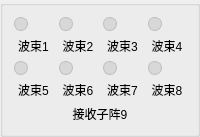
           <widget class="QGroupBox" name="grpArrayRx9">
            <property name="title">
             <string/>
            </property>
            <layout class="QVBoxLayout" name="layoutArrayRx9">
             <item>
              <layout class="QGridLayout" name="layoutArrayBeamsRx9">
               <item row="0" column="0">
                <layout class="QVBoxLayout" name="layoutRx9Beam1">
                 <item>
                  <widget class="QLabel" name="indicatorRx9Beam1">
                   <property name="minimumSize">
                    <size>
                     <width>14</width>
                     <height>14</height>
                    </size>
                   </property>
                   <property name="maximumSize">
                    <size>
                     <width>14</width>
                     <height>14</height>
                    </size>
                   </property>
                   <property name="styleSheet">
                    <string notr="true">background:#d8d8d8;border:1px solid #bdbdbd;border-radius:7px;</string>
                   </property>
                   <property name="text">
                    <string/>
                   </property>
                   <property name="alignment">
                    <set>Qt::AlignCenter</set>
                   </property>
                  </widget>
                 </item>
                 <item>
                  <widget class="QLabel" name="lblRx9Beam1">
                   <property name="text">
                    <string>波束1</string>
                   </property>
                   <property name="alignment">
                    <set>Qt::AlignCenter</set>
                   </property>
                  </widget>
                 </item>
                </layout>
               </item>
               <item row="0" column="1">
                <layout class="QVBoxLayout" name="layoutRx9Beam2">
                 <item>
                  <widget class="QLabel" name="indicatorRx9Beam2">
                   <property name="minimumSize">
                    <size>
                     <width>14</width>
                     <height>14</height>
                    </size>
                   </property>
                   <property name="maximumSize">
                    <size>
                     <width>14</width>
                     <height>14</height>
                    </size>
                   </property>
                   <property name="styleSheet">
                    <string notr="true">background:#d8d8d8;border:1px solid #bdbdbd;border-radius:7px;</string>
                   </property>
                   <property name="text">
                    <string/>
                   </property>
                   <property name="alignment">
                    <set>Qt::AlignCenter</set>
                   </property>
                  </widget>
                 </item>
                 <item>
                  <widget class="QLabel" name="lblRx9Beam2">
                   <property name="text">
                    <string>波束2</string>
                   </property>
                   <property name="alignment">
                    <set>Qt::AlignCenter</set>
                   </property>
                  </widget>
                 </item>
                </layout>
               </item>
               <item row="0" column="2">
                <layout class="QVBoxLayout" name="layoutRx9Beam3">
                 <item>
                  <widget class="QLabel" name="indicatorRx9Beam3">
                   <property name="minimumSize">
                    <size>
                     <width>14</width>
                     <height>14</height>
                    </size>
                   </property>
                   <property name="maximumSize">
                    <size>
                     <width>14</width>
                     <height>14</height>
                    </size>
                   </property>
                   <property name="styleSheet">
                    <string notr="true">background:#d8d8d8;border:1px solid #bdbdbd;border-radius:7px;</string>
                   </property>
                   <property name="text">
                    <string/>
                   </property>
                   <property name="alignment">
                    <set>Qt::AlignCenter</set>
                   </property>
                  </widget>
                 </item>
                 <item>
                  <widget class="QLabel" name="lblRx9Beam3">
                   <property name="text">
                    <string>波束3</string>
                   </property>
                   <property name="alignment">
                    <set>Qt::AlignCenter</set>
                   </property>
                  </widget>
                 </item>
                </layout>
               </item>
               <item row="0" column="3">
                <layout class="QVBoxLayout" name="layoutRx9Beam4">
                 <item>
                  <widget class="QLabel" name="indicatorRx9Beam4">
                   <property name="minimumSize">
                    <size>
                     <width>14</width>
                     <height>14</height>
                    </size>
                   </property>
                   <property name="maximumSize">
                    <size>
                     <width>14</width>
                     <height>14</height>
                    </size>
                   </property>
                   <property name="styleSheet">
                    <string notr="true">background:#d8d8d8;border:1px solid #bdbdbd;border-radius:7px;</string>
                   </property>
                   <property name="text">
                    <string/>
                   </property>
                   <property name="alignment">
                    <set>Qt::AlignCenter</set>
                   </property>
                  </widget>
                 </item>
                 <item>
                  <widget class="QLabel" name="lblRx9Beam4">
                   <property name="text">
                    <string>波束4</string>
                   </property>
                   <property name="alignment">
                    <set>Qt::AlignCenter</set>
                   </property>
                  </widget>
                 </item>
                </layout>
               </item>
               <item row="1" column="0">
                <layout class="QVBoxLayout" name="layoutRx9Beam5">
                 <item>
                  <widget class="QLabel" name="indicatorRx9Beam5">
                   <property name="minimumSize">
                    <size>
                     <width>14</width>
                     <height>14</height>
                    </size>
                   </property>
                   <property name="maximumSize">
                    <size>
                     <width>14</width>
                     <height>14</height>
                    </size>
                   </property>
                   <property name="styleSheet">
                    <string notr="true">background:#d8d8d8;border:1px solid #bdbdbd;border-radius:7px;</string>
                   </property>
                   <property name="text">
                    <string/>
                   </property>
                   <property name="alignment">
                    <set>Qt::AlignCenter</set>
                   </property>
                  </widget>
                 </item>
                 <item>
                  <widget class="QLabel" name="lblRx9Beam5">
                   <property name="text">
                    <string>波束5</string>
                   </property>
                   <property name="alignment">
                    <set>Qt::AlignCenter</set>
                   </property>
                  </widget>
                 </item>
                </layout>
               </item>
               <item row="1" column="1">
                <layout class="QVBoxLayout" name="layoutRx9Beam6">
                 <item>
                  <widget class="QLabel" name="indicatorRx9Beam6">
                   <property name="minimumSize">
                    <size>
                     <width>14</width>
                     <height>14</height>
                    </size>
                   </property>
                   <property name="maximumSize">
                    <size>
                     <width>14</width>
                     <height>14</height>
                    </size>
                   </property>
                   <property name="styleSheet">
                    <string notr="true">background:#d8d8d8;border:1px solid #bdbdbd;border-radius:7px;</string>
                   </property>
                   <property name="text">
                    <string/>
                   </property>
                   <property name="alignment">
                    <set>Qt::AlignCenter</set>
                   </property>
                  </widget>
                 </item>
                 <item>
                  <widget class="QLabel" name="lblRx9Beam6">
                   <property name="text">
                    <string>波束6</string>
                   </property>
                   <property name="alignment">
                    <set>Qt::AlignCenter</set>
                   </property>
                  </widget>
                 </item>
                </layout>
               </item>
               <item row="1" column="2">
                <layout class="QVBoxLayout" name="layoutRx9Beam7">
                 <item>
                  <widget class="QLabel" name="indicatorRx9Beam7">
                   <property name="minimumSize">
                    <size>
                     <width>14</width>
                     <height>14</height>
                    </size>
                   </property>
                   <property name="maximumSize">
                    <size>
                     <width>14</width>
                     <height>14</height>
                    </size>
                   </property>
                   <property name="styleSheet">
                    <string notr="true">background:#d8d8d8;border:1px solid #bdbdbd;border-radius:7px;</string>
                   </property>
                   <property name="text">
                    <string/>
                   </property>
                   <property name="alignment">
                    <set>Qt::AlignCenter</set>
                   </property>
                  </widget>
                 </item>
                 <item>
                  <widget class="QLabel" name="lblRx9Beam7">
                   <property name="text">
                    <string>波束7</string>
                   </property>
                   <property name="alignment">
                    <set>Qt::AlignCenter</set>
                   </property>
                  </widget>
                 </item>
                </layout>
               </item>
               <item row="1" column="3">
                <layout class="QVBoxLayout" name="layoutRx9Beam8">
                 <item>
                  <widget class="QLabel" name="indicatorRx9Beam8">
                   <property name="minimumSize">
                    <size>
                     <width>14</width>
                     <height>14</height>
                    </size>
                   </property>
                   <property name="maximumSize">
                    <size>
                     <width>14</width>
                     <height>14</height>
                    </size>
                   </property>
                   <property name="styleSheet">
                    <string notr="true">background:#d8d8d8;border:1px solid #bdbdbd;border-radius:7px;</string>
                   </property>
                   <property name="text">
                    <string/>
                   </property>
                   <property name="alignment">
                    <set>Qt::AlignCenter</set>
                   </property>
                  </widget>
                 </item>
                 <item>
                  <widget class="QLabel" name="lblRx9Beam8">
                   <property name="text">
                    <string>波束8</string>
                   </property>
                   <property name="alignment">
                    <set>Qt::AlignCenter</set>
                   </property>
                  </widget>
                 </item>
                </layout>
               </item>
              </layout>
             </item>
             <item>
              <widget class="QLabel" name="lblArrayNameRx9">
               <property name="text">
                <string>接收子阵9</string>
               </property>
               <property name="alignment">
                <set>Qt::AlignCenter</set>
               </property>
              </widget>
             </item>
            </layout>
           </widget>
